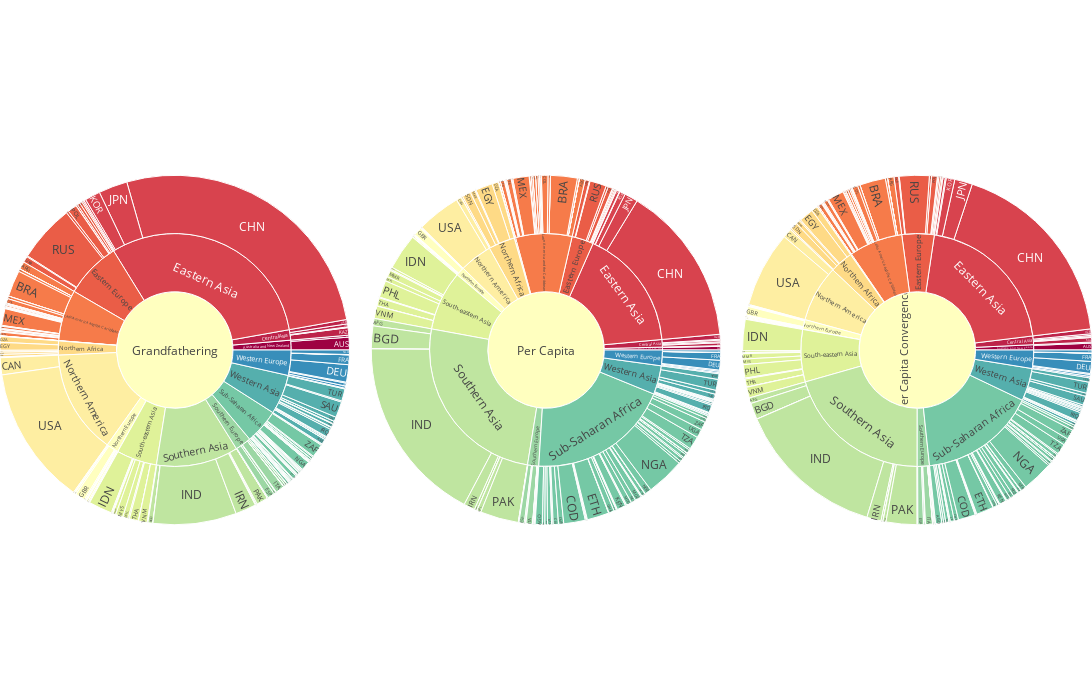

Notebook code cell kept with this figure:
### Code cell
fig = make_subplots(1, 3, specs=[[{"type": "domain"}, {"type": "domain"}, {"type": "domain"}]],
    horizontal_spacing = 0.02,
    vertical_spacing=0.02,)

for i in range(3):
    row = [1, 1, 1, 2][i]
    col = [1, 2, 3, 2][i]
    app = ['GF', "PC", "AP"][i]
    dfh = dfs[i]
    fig.add_trace(go.Sunburst(
        labels=dfh.id,
        parents=dfh.parent, #df.CONT[:4],
        values=dfh.value, #df.GF[:5],
        branchvalues='total',
        hovertemplate='<b>%{label} </b> <br>Budget: %{value}',
        name='',
        marker=dict(
            colors=dfh.color,
            colorscale='Spectral',
            cmid=0.5),
    ), row, col)
fig.update_traces(sort=False, selector=dict(type='sunburst')) 
fig.update_layout(margin = dict(t=0, l=0, r=0, b=0), height=700, width=2100)
#fig.update_traces(leaf=dict(opacity = 0.5))
fig.show()

### Figure 1 — Plotly figure (JSON) as saved in the notebook; plotly's stock layout.template omitted (floating-point values rounded to 4 significant figures; data arrays with more than 128 entries replaced by an {"elided": "..."} marker saying what was removed)
{"data": [{"branchvalues": "total", "domain": {"x": [0, 0.32], "y": [0, 1]}, "hovertemplate": "<b>%{label} </b> <br>Budget: %{value}", "labels": {"elided": "216 str values"}, "marker": {"cmid": 0.5, "colors": {"elided": "216 float values"}, "colorscale": [[0, "rgb(158,1,66)"], [0.1, "rgb(213,62,79)"], [0.2, "rgb(244,109,67)"], [0.3, "rgb(253,174,97)"], [0.4, "rgb(254,224,139)"], [0.5, "rgb(255,255,191)"], [0.6, "rgb(230,245,152)"], [0.7, "rgb(171,221,164)"], [0.8, "rgb(102,194,165)"], [0.9, "rgb(50,136,189)"], [1, "rgb(94,79,162)"]]}, "name": "", "parents": {"elided": "216 str values"}, "sort": false, "type": "sunburst", "values": {"elided": "216 float values"}}, {"branchvalues": "total", "domain": {"x": [0.34, 0.66], "y": [0, 1]}, "hovertemplate": "<b>%{label} </b> <br>Budget: %{value}", "labels": {"elided": "216 str values"}, "marker": {"cmid": 0.5, "colors": {"elided": "216 float values"}, "colorscale": [[0, "rgb(158,1,66)"], [0.1, "rgb(213,62,79)"], [0.2, "rgb(244,109,67)"], [0.3, "rgb(253,174,97)"], [0.4, "rgb(254,224,139)"], [0.5, "rgb(255,255,191)"], [0.6, "rgb(230,245,152)"], [0.7, "rgb(171,221,164)"], [0.8, "rgb(102,194,165)"], [0.9, "rgb(50,136,189)"], [1, "rgb(94,79,162)"]]}, "name": "", "parents": {"elided": "216 str values"}, "sort": false, "type": "sunburst", "values": {"elided": "216 float values"}}, {"branchvalues": "total", "domain": {"x": [0.68, 1], "y": [0, 1]}, "hovertemplate": "<b>%{label} </b> <br>Budget: %{value}", "labels": {"elided": "216 str values"}, "marker": {"cmid": 0.5, "colors": {"elided": "216 float values"}, "colorscale": [[0, "rgb(158,1,66)"], [0.1, "rgb(213,62,79)"], [0.2, "rgb(244,109,67)"], [0.3, "rgb(253,174,97)"], [0.4, "rgb(254,224,139)"], [0.5, "rgb(255,255,191)"], [0.6, "rgb(230,245,152)"], [0.7, "rgb(171,221,164)"], [0.8, "rgb(102,194,165)"], [0.9, "rgb(50,136,189)"], [1, "rgb(94,79,162)"]]}, "name": "", "parents": {"elided": "216 str values"}, "sort": false, "type": "sunburst", "values": {"elided": "216 float values"}}], "layout": {"height": 700, "margin": {"b": 0, "l": 0, "r": 0, "t": 0}, "width": 2100}}
